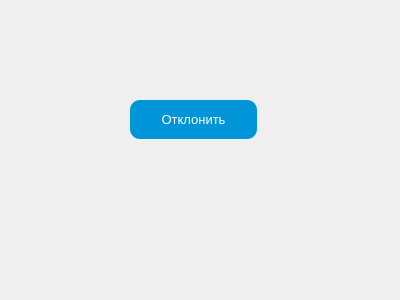
<?xml version="1.0" encoding="UTF-8"?>
<ui version="4.0">
 <class>Form</class>
 <widget class="QWidget" name="Form">
  <property name="geometry">
   <rect>
    <x>0</x>
    <y>0</y>
    <width>400</width>
    <height>300</height>
   </rect>
  </property>
  <property name="windowTitle">
   <string>Form</string>
  </property>
  <widget class="QPushButton" name="decline_button">
   <property name="geometry">
    <rect>
     <x>130</x>
     <y>100</y>
     <width>127</width>
     <height>39</height>
    </rect>
   </property>
   <property name="font">
    <font>
     <family>Arial</family>
     <pointsize>10</pointsize>
    </font>
   </property>
   <property name="styleSheet">
    <string notr="true">QPushButton {
    background: rgb(0, 148, 216);
    color: white;
    border: none;
    border-radius: 10px;
    padding: 10px 20px;
}
QPushButton:hover {
    background: rgb(0, 120, 190); /* Цвет при наведении */
}
QPushButton:pressed {
    background: rgb(0, 100, 160); /* Цвет при нажатии */
}</string>
   </property>
   <property name="text">
    <string>Отклонить</string>
   </property>
  </widget>
 </widget>
 <resources/>
 <connections/>
</ui>
